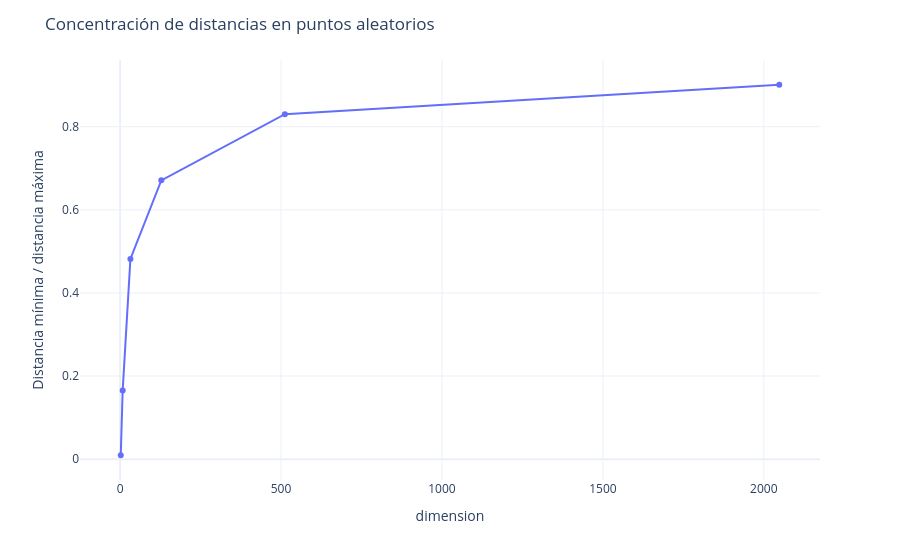

Write notebook code for a chart like this one.
### Code cell
dimension_frame = pd.DataFrame(dimension_rows)
dimension_figure = px.line(
    dimension_frame,
    x="dimension",
    y="nearest_over_farthest",
    markers=True,
)
dimension_figure.update_layout(
    title="Concentración de distancias en puntos aleatorios",
    yaxis_title="Distancia mínima / distancia máxima",
)
dimension_figure.show()

### Figure 1 — Plotly figure (JSON) as saved in the notebook; plotly's stock layout.template omitted (floating-point values rounded to 4 significant figures)
{"data": [{"hovertemplate": "dimension=%{x}<br>nearest_over_farthest=%{y}<extra></extra>", "legendgroup": "", "line": {"color": "#636efa", "dash": "solid"}, "marker": {"symbol": "circle"}, "mode": "lines+markers", "name": "", "orientation": "v", "showlegend": false, "type": "scatter", "x": [2, 8, 32, 128, 512, 2048], "xaxis": "x", "y": [0.009354, 0.1655, 0.4817, 0.6709, 0.83, 0.901], "yaxis": "y"}], "layout": {"legend": {"tracegroupgap": 0}, "margin": {"t": 60}, "title": {"text": "Concentración de distancias en puntos aleatorios"}, "xaxis": {"anchor": "y", "domain": [0, 1], "title": {"text": "dimension"}}, "yaxis": {"anchor": "x", "domain": [0, 1], "title": {"text": "Distancia mínima / distancia máxima"}}}}
